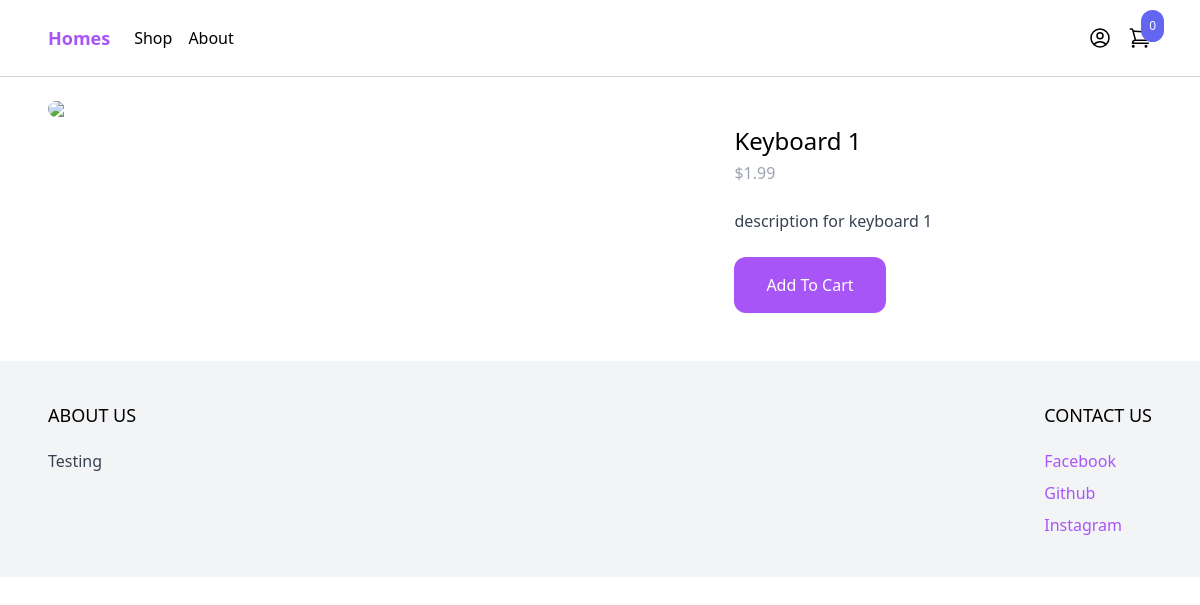
Screenshot of /shop/keyboard-1/ with the database file from the repository.
### product/models.py (models this page shows, shortened)
class Product(models.Model):
    category = models.ForeignKey(Category, related_name='products', on_delete=models.CASCADE)
    name = models.CharField(max_length=255)
    slug = models.SlugField()
    description = models.TextField(blank=True, null=True)
    price = models.IntegerField()
    created_at = models.DateTimeField(auto_now_add=True)
    image = models.ImageField(upload_to="uploads/", blank=True, null=True)
    thumbnail = models.ImageField(upload_to="uploads/", blank=True, null=True)
    class Meta:
        ordering = ('-created_at',)
    def get_display_price(self):
        return self.price / 100

### product/views.py (the view)
# urls.py: path("shop/<slug:slug>/", product, name="product"),
def product(request, slug):
    product = get_object_or_404(Product, slug=slug)
    return render(request, 'product.html', {'product': product})

### Cart/cart.py (called while the page is built)
    def __len__(self):
        return sum(item['quantity'] for item in self.cart.values())

### Cart/context_processors.py (called while the page is built)
def cart(request):
    return {'cart': Cart(request)}

### product/templates/product.html (shortened to what this page needs)
{% extends 'base.html'%}
{% block content %}
<div class="max-w-6xl mx-auto flex flex-wrap py-6 px-6 xl:px-0">
    <div class="images w-full mb-6 lg:mb-0 lg:w-3/5">
        <img class="rounded-xl" src="1">
    </div>
    <div class="information w-full lg:w-2/5 lg:p-6">
        <h1 class="text-2xl">{{product.name}}</h1>
        <p class="mt-1 text-gray-400">${{product.get_display_price}}</p>
        {% if product.description %}
            <p class="mt-6 text-gray-700">{{product.description}}</p>
        {% endif %}
        <a
            href="#"
            class="mt-6 inline-block px-8 py-4 rounded-xl bg-purple-500 text-white hover:bg-purple-700"
            hx-get="{% url 'add_to_cart' product.id %}"
            hx-target="#menu-cart-button"
            hx-swap="outerHTML"
        >
            Add To Cart
        </a>
    </div>
</div>
{% endblock %}

### rows the page displays
Product: name "Keyboard 1", get_display_price "1.99", description "description for keyboard 1"

### other values shown
{{ cart|length }} "0"
